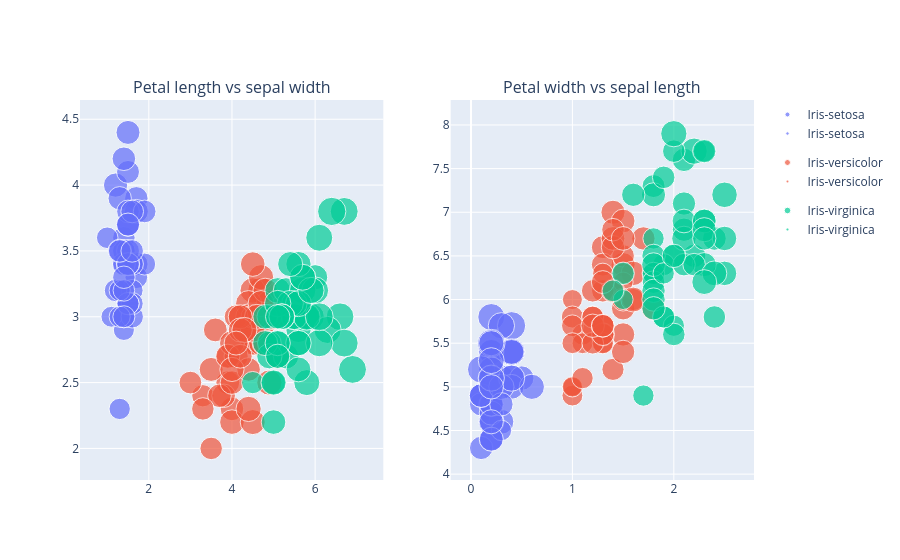

Source (notebook cell):
### Code cell
plot_opp1 = px.scatter(iris, x="petal_length", y="sepal_width", color="species", size="sepal_length")
plot_opp2 = px.scatter(iris, x="petal_width", y="sepal_length", color="species", size="sepal_width")
fig = make_subplots(
    rows=1,
    cols=2,
    subplot_titles=("Petal length vs sepal width",
                    "Petal width vs sepal length")
)

for trace in plot_opp1.data:
    fig.add_trace(trace, row=1, col=1)

for trace in plot_opp2.data:
    fig.add_trace(trace, row=1, col=2)

fig.show()

### Figure 1 — Plotly figure (JSON) as saved in the notebook; plotly's stock layout.template omitted (floating-point values rounded to 4 significant figures)
{"data": [{"hovertemplate": "species=Iris-setosa<br>petal_length=%{x}<br>sepal_width=%{y}<br>sepal_length=%{marker.size}<extra></extra>", "legendgroup": "Iris-setosa", "marker": {"color": "#636efa", "size": [5.1, 4.9, 4.7, 4.6, 5.0, 5.4, 4.6, 5.0, 4.4, 4.9, 5.4, 4.8, 4.8, 4.3, 5.8, 5.7, 5.4, 5.1, 5.7, 5.1, 5.4, 5.1, 4.6, 5.1, 4.8, 5.0, 5.0, 5.2, 5.2, 4.7, 4.8, 5.4, 5.2, 5.5, 4.9, 5.0, 5.5, 4.9, 4.4, 5.1, 5.0, 4.5, 4.4, 5.0, 5.1, 4.8, 5.1, 4.6, 5.3, 5.0], "sizemode": "area", "sizeref": 0.01975, "symbol": "circle"}, "mode": "markers", "name": "Iris-setosa", "orientation": "v", "showlegend": true, "type": "scatter", "x": [1.4, 1.4, 1.3, 1.5, 1.4, 1.7, 1.4, 1.5, 1.4, 1.5, 1.5, 1.6, 1.4, 1.1, 1.2, 1.5, 1.3, 1.4, 1.7, 1.5, 1.7, 1.5, 1.0, 1.7, 1.9, 1.6, 1.6, 1.5, 1.4, 1.6, 1.6, 1.5, 1.5, 1.4, 1.5, 1.2, 1.3, 1.5, 1.3, 1.5, 1.3, 1.3, 1.3, 1.6, 1.9, 1.4, 1.6, 1.4, 1.5, 1.4], "xaxis": "x", "y": [3.5, 3.0, 3.2, 3.1, 3.6, 3.9, 3.4, 3.4, 2.9, 3.1, 3.7, 3.4, 3.0, 3.0, 4.0, 4.4, 3.9, 3.5, 3.8, 3.8, 3.4, 3.7, 3.6, 3.3, 3.4, 3.0, 3.4, 3.5, 3.4, 3.2, 3.1, 3.4, 4.1, 4.2, 3.1, 3.2, 3.5, 3.1, 3.0, 3.4, 3.5, 2.3, 3.2, 3.5, 3.8, 3.0, 3.8, 3.2, 3.7, 3.3], "yaxis": "y"}, {"hovertemplate": "species=Iris-versicolor<br>petal_length=%{x}<br>sepal_width=%{y}<br>sepal_length=%{marker.size}<extra></extra>", "legendgroup": "Iris-versicolor", "marker": {"color": "#EF553B", "size": [7.0, 6.4, 6.9, 5.5, 6.5, 5.7, 6.3, 4.9, 6.6, 5.2, 5.0, 5.9, 6.0, 6.1, 5.6, 6.7, 5.6, 5.8, 6.2, 5.6, 5.9, 6.1, 6.3, 6.1, 6.4, 6.6, 6.8, 6.7, 6.0, 5.7, 5.5, 5.5, 5.8, 6.0, 5.4, 6.0, 6.7, 6.3, 5.6, 5.5, 5.5, 6.1, 5.8, 5.0, 5.6, 5.7, 5.7, 6.2, 5.1, 5.7], "sizemode": "area", "sizeref": 0.01975, "symbol": "circle"}, "mode": "markers", "name": "Iris-versicolor", "orientation": "v", "showlegend": true, "type": "scatter", "x": [4.7, 4.5, 4.9, 4.0, 4.6, 4.5, 4.7, 3.3, 4.6, 3.9, 3.5, 4.2, 4.0, 4.7, 3.6, 4.4, 4.5, 4.1, 4.5, 3.9, 4.8, 4.0, 4.9, 4.7, 4.3, 4.4, 4.8, 5.0, 4.5, 3.5, 3.8, 3.7, 3.9, 5.1, 4.5, 4.5, 4.7, 4.4, 4.1, 4.0, 4.4, 4.6, 4.0, 3.3, 4.2, 4.2, 4.2, 4.3, 3.0, 4.1], "xaxis": "x", "y": [3.2, 3.2, 3.1, 2.3, 2.8, 2.8, 3.3, 2.4, 2.9, 2.7, 2.0, 3.0, 2.2, 2.9, 2.9, 3.1, 3.0, 2.7, 2.2, 2.5, 3.2, 2.8, 2.5, 2.8, 2.9, 3.0, 2.8, 3.0, 2.9, 2.6, 2.4, 2.4, 2.7, 2.7, 3.0, 3.4, 3.1, 2.3, 3.0, 2.5, 2.6, 3.0, 2.6, 2.3, 2.7, 3.0, 2.9, 2.9, 2.5, 2.8], "yaxis": "y"}, {"hovertemplate": "species=Iris-virginica<br>petal_length=%{x}<br>sepal_width=%{y}<br>sepal_length=%{marker.size}<extra></extra>", "legendgroup": "Iris-virginica", "marker": {"color": "#00cc96", "size": [6.3, 5.8, 7.1, 6.3, 6.5, 7.6, 4.9, 7.3, 6.7, 7.2, 6.5, 6.4, 6.8, 5.7, 5.8, 6.4, 6.5, 7.7, 7.7, 6.0, 6.9, 5.6, 7.7, 6.3, 6.7, 7.2, 6.2, 6.1, 6.4, 7.2, 7.4, 7.9, 6.4, 6.3, 6.1, 7.7, 6.3, 6.4, 6.0, 6.9, 6.7, 6.9, 5.8, 6.8, 6.7, 6.7, 6.3, 6.5, 6.2, 5.9], "sizemode": "area", "sizeref": 0.01975, "symbol": "circle"}, "mode": "markers", "name": "Iris-virginica", "orientation": "v", "showlegend": true, "type": "scatter", "x": [6.0, 5.1, 5.9, 5.6, 5.8, 6.6, 4.5, 6.3, 5.8, 6.1, 5.1, 5.3, 5.5, 5.0, 5.1, 5.3, 5.5, 6.7, 6.9, 5.0, 5.7, 4.9, 6.7, 4.9, 5.7, 6.0, 4.8, 4.9, 5.6, 5.8, 6.1, 6.4, 5.6, 5.1, 5.6, 6.1, 5.6, 5.5, 4.8, 5.4, 5.6, 5.1, 5.1, 5.9, 5.7, 5.2, 5.0, 5.2, 5.4, 5.1], "xaxis": "x", "y": [3.3, 2.7, 3.0, 2.9, 3.0, 3.0, 2.5, 2.9, 2.5, 3.6, 3.2, 2.7, 3.0, 2.5, 2.8, 3.2, 3.0, 3.8, 2.6, 2.2, 3.2, 2.8, 2.8, 2.7, 3.3, 3.2, 2.8, 3.0, 2.8, 3.0, 2.8, 3.8, 2.8, 2.8, 2.6, 3.0, 3.4, 3.1, 3.0, 3.1, 3.1, 3.1, 2.7, 3.2, 3.3, 3.0, 2.5, 3.0, 3.4, 3.0], "yaxis": "y"}, {"hovertemplate": "species=Iris-setosa<br>petal_width=%{x}<br>sepal_length=%{y}<br>sepal_width=%{marker.size}<extra></extra>", "legendgroup": "Iris-setosa", "marker": {"color": "#636efa", "size": [3.5, 3.0, 3.2, 3.1, 3.6, 3.9, 3.4, 3.4, 2.9, 3.1, 3.7, 3.4, 3.0, 3.0, 4.0, 4.4, 3.9, 3.5, 3.8, 3.8, 3.4, 3.7, 3.6, 3.3, 3.4, 3.0, 3.4, 3.5, 3.4, 3.2, 3.1, 3.4, 4.1, 4.2, 3.1, 3.2, 3.5, 3.1, 3.0, 3.4, 3.5, 2.3, 3.2, 3.5, 3.8, 3.0, 3.8, 3.2, 3.7, 3.3], "sizemode": "area", "sizeref": 0.011, "symbol": "circle"}, "mode": "markers", "name": "Iris-setosa", "orientation": "v", "showlegend": true, "type": "scatter", "x": [0.2, 0.2, 0.2, 0.2, 0.2, 0.4, 0.3, 0.2, 0.2, 0.1, 0.2, 0.2, 0.1, 0.1, 0.2, 0.4, 0.4, 0.3, 0.3, 0.3, 0.2, 0.4, 0.2, 0.5, 0.2, 0.2, 0.4, 0.2, 0.2, 0.2, 0.2, 0.4, 0.1, 0.2, 0.1, 0.2, 0.2, 0.1, 0.2, 0.2, 0.3, 0.3, 0.2, 0.6, 0.4, 0.3, 0.2, 0.2, 0.2, 0.2], "xaxis": "x2", "y": [5.1, 4.9, 4.7, 4.6, 5.0, 5.4, 4.6, 5.0, 4.4, 4.9, 5.4, 4.8, 4.8, 4.3, 5.8, 5.7, 5.4, 5.1, 5.7, 5.1, 5.4, 5.1, 4.6, 5.1, 4.8, 5.0, 5.0, 5.2, 5.2, 4.7, 4.8, 5.4, 5.2, 5.5, 4.9, 5.0, 5.5, 4.9, 4.4, 5.1, 5.0, 4.5, 4.4, 5.0, 5.1, 4.8, 5.1, 4.6, 5.3, 5.0], "yaxis": "y2"}, {"hovertemplate": "species=Iris-versicolor<br>petal_width=%{x}<br>sepal_length=%{y}<br>sepal_width=%{marker.size}<extra></extra>", "legendgroup": "Iris-versicolor", "marker": {"color": "#EF553B", "size": [3.2, 3.2, 3.1, 2.3, 2.8, 2.8, 3.3, 2.4, 2.9, 2.7, 2.0, 3.0, 2.2, 2.9, 2.9, 3.1, 3.0, 2.7, 2.2, 2.5, 3.2, 2.8, 2.5, 2.8, 2.9, 3.0, 2.8, 3.0, 2.9, 2.6, 2.4, 2.4, 2.7, 2.7, 3.0, 3.4, 3.1, 2.3, 3.0, 2.5, 2.6, 3.0, 2.6, 2.3, 2.7, 3.0, 2.9, 2.9, 2.5, 2.8], "sizemode": "area", "sizeref": 0.011, "symbol": "circle"}, "mode": "markers", "name": "Iris-versicolor", "orientation": "v", "showlegend": true, "type": "scatter", "x": [1.4, 1.5, 1.5, 1.3, 1.5, 1.3, 1.6, 1.0, 1.3, 1.4, 1.0, 1.5, 1.0, 1.4, 1.3, 1.4, 1.5, 1.0, 1.5, 1.1, 1.8, 1.3, 1.5, 1.2, 1.3, 1.4, 1.4, 1.7, 1.5, 1.0, 1.1, 1.0, 1.2, 1.6, 1.5, 1.6, 1.5, 1.3, 1.3, 1.3, 1.2, 1.4, 1.2, 1.0, 1.3, 1.2, 1.3, 1.3, 1.1, 1.3], "xaxis": "x2", "y": [7.0, 6.4, 6.9, 5.5, 6.5, 5.7, 6.3, 4.9, 6.6, 5.2, 5.0, 5.9, 6.0, 6.1, 5.6, 6.7, 5.6, 5.8, 6.2, 5.6, 5.9, 6.1, 6.3, 6.1, 6.4, 6.6, 6.8, 6.7, 6.0, 5.7, 5.5, 5.5, 5.8, 6.0, 5.4, 6.0, 6.7, 6.3, 5.6, 5.5, 5.5, 6.1, 5.8, 5.0, 5.6, 5.7, 5.7, 6.2, 5.1, 5.7], "yaxis": "y2"}, {"hovertemplate": "species=Iris-virginica<br>petal_width=%{x}<br>sepal_length=%{y}<br>sepal_width=%{marker.size}<extra></extra>", "legendgroup": "Iris-virginica", "marker": {"color": "#00cc96", "size": [3.3, 2.7, 3.0, 2.9, 3.0, 3.0, 2.5, 2.9, 2.5, 3.6, 3.2, 2.7, 3.0, 2.5, 2.8, 3.2, 3.0, 3.8, 2.6, 2.2, 3.2, 2.8, 2.8, 2.7, 3.3, 3.2, 2.8, 3.0, 2.8, 3.0, 2.8, 3.8, 2.8, 2.8, 2.6, 3.0, 3.4, 3.1, 3.0, 3.1, 3.1, 3.1, 2.7, 3.2, 3.3, 3.0, 2.5, 3.0, 3.4, 3.0], "sizemode": "area", "sizeref": 0.011, "symbol": "circle"}, "mode": "markers", "name": "Iris-virginica", "orientation": "v", "showlegend": true, "type": "scatter", "x": [2.5, 1.9, 2.1, 1.8, 2.2, 2.1, 1.7, 1.8, 1.8, 2.5, 2.0, 1.9, 2.1, 2.0, 2.4, 2.3, 1.8, 2.2, 2.3, 1.5, 2.3, 2.0, 2.0, 1.8, 2.1, 1.8, 1.8, 1.8, 2.1, 1.6, 1.9, 2.0, 2.2, 1.5, 1.4, 2.3, 2.4, 1.8, 1.8, 2.1, 2.4, 2.3, 1.9, 2.3, 2.5, 2.3, 1.9, 2.0, 2.3, 1.8], "xaxis": "x2", "y": [6.3, 5.8, 7.1, 6.3, 6.5, 7.6, 4.9, 7.3, 6.7, 7.2, 6.5, 6.4, 6.8, 5.7, 5.8, 6.4, 6.5, 7.7, 7.7, 6.0, 6.9, 5.6, 7.7, 6.3, 6.7, 7.2, 6.2, 6.1, 6.4, 7.2, 7.4, 7.9, 6.4, 6.3, 6.1, 7.7, 6.3, 6.4, 6.0, 6.9, 6.7, 6.9, 5.8, 6.8, 6.7, 6.7, 6.3, 6.5, 6.2, 5.9], "yaxis": "y2"}], "layout": {"annotations": [{"font": {"size": 16}, "showarrow": false, "text": "Petal length vs sepal width", "x": 0.225, "xanchor": "center", "xref": "paper", "y": 1, "yanchor": "bottom", "yref": "paper"}, {"font": {"size": 16}, "showarrow": false, "text": "Petal width vs sepal length", "x": 0.775, "xanchor": "center", "xref": "paper", "y": 1, "yanchor": "bottom", "yref": "paper"}], "xaxis": {"anchor": "y", "domain": [0, 0.45]}, "xaxis2": {"anchor": "y2", "domain": [0.55, 1]}, "yaxis": {"anchor": "x", "domain": [0, 1]}, "yaxis2": {"anchor": "x2", "domain": [0, 1]}}}
